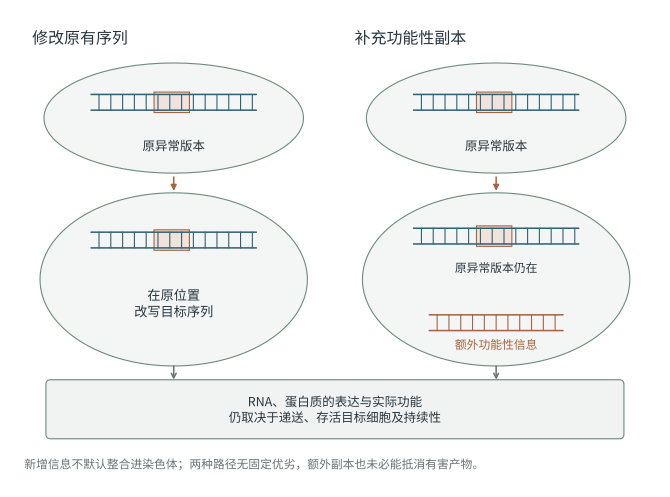

This chart was generated by the following Python code:
"""F28: 修改原有序列与补充功能性副本. Native semantic Artists; importing writes no files."""
from pathlib import Path
import sys
ROOT = Path(__file__).resolve().parents[1]
if str(ROOT) not in sys.path:
    sys.path.insert(0, str(ROOT))
from shared_shapes import Drawing


LAYOUT={"height":126,"columns":(44,126),"start_y":96,"result_y":55}


def build_figure():
    c=Drawing("F28",height=LAYOUT["height"])
    c.heading("edit.heading","修改原有序列",(8,116.5))
    c.heading("addition.heading","补充功能性副本",(90,116.5))
    for i,x in enumerate(LAYOUT["columns"]):
        c.ellipse(f"start.cell.{i}",(x,96),66,28,color="secondary")
        c.dna(f"start.original.{i}",x-21,98,42,gap=4,region=(x-5,9))
        c.text(f"start.label.{i}","原异常版本",(x,89),size=9)
        c.ellipse(f"result.cell.{i}",(x,55),68,44,color="secondary")
        c.edge(f"operation.{i}",(x,81),(x,77.5),kind="intervention",source=f"start.cell.{i}",target=f"result.cell.{i}")
    c.dna("edit.modified_original",23,63,42,gap=4,region=(39,9))
    c.text("edit.action","在原位置\n改写目标序列",(44,49),size=9.5)
    c.dna("addition.original_retained",105,64,42,gap=4,region=(121,9))
    c.text("addition.original_label","原异常版本仍在",(126,58),size=8.5)
    c.dna("addition.extra_information",109,42,34,gap=4,color="accent")
    c.text("addition.extra_label","额外功能性信息",(126,38.5),size=8.5,color="accent")
    conditions=c.node("shared.expression","RNA、蛋白质的表达与实际功能\n仍取决于递送、存活目标细胞及持续性",(85,22),w=147,h=15,color="secondary",size=9)
    c.edge("edit.expression_condition",(44,33),(44,29.5),kind="conditional",source="edit.modified_original",target="shared.expression")
    c.edge("addition.expression_condition",(126,33),(126,29.5),kind="conditional",source="addition.extra_information",target="shared.expression")
    c.note("新增信息不默认整合进染色体；两种路径无固定优劣，额外副本也未必能抵消有害产物。",y=8)
    return c.result()


def main():
    from production_utils import export_figure
    result = build_figure()
    fig = result.figure
    OUT = Path(__file__).resolve().parent
    fig.savefig(OUT / "F28_edit_or_add_functional_copy.pdf", metadata={"CreationDate": None, "ModDate": None})
    return export_figure(result, ROOT, OUT / "F28_edit_or_add_functional_copy.pdf")


if __name__ == "__main__":
    main()
